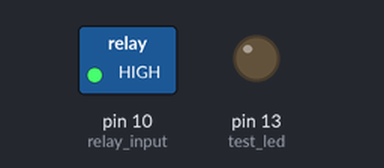
A sketch run on a simulated Arduino Uno, built with avr-gcc and run on an emulated ATmega328P. Parts: switched loads named in the sketch (green lamp = pin HIGH), output pins drawn as LEDs (lit = HIGH).

Above: at 1.5 s.
At 4.5 s:
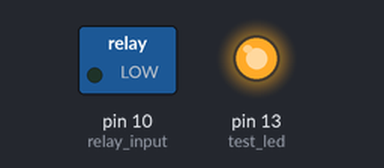
Timing chart, 0 to 7.8 s (numbered marks = the images above):
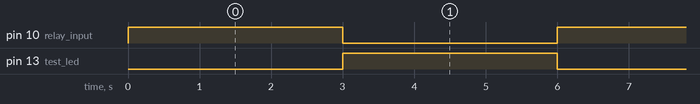

Measured:
- by itself, pin 10 (relay_input), pin 13 (test_led): alternates HIGH for 3.0 s and LOW for 3.0 s

The sketch:

sketch_apr30a.ino
```cpp
int relay_input = 10;
int test_led = 13;

void setup() {
  // initialize digital pin LED_BUILTIN as an output.
  pinMode(relay_input, OUTPUT);
  pinMode(test_led, OUTPUT);

}

// the loop function runs over and over again forever
void loop() {
  digitalWrite(relay_input, HIGH);   // turn the LED on (HIGH is the voltage level)
  digitalWrite(test_led, LOW);
  delay(3000);                       // wait for a second
  digitalWrite(relay_input, LOW);    // turn the LED off by making the voltage LOW
  digitalWrite(test_led, HIGH);
  delay(3000);                       // wait for a second
}
```
